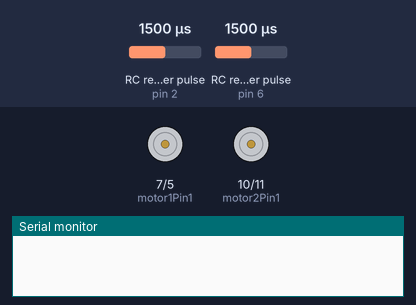
The sketch below on a simulated Arduino Uno, built with avr-gcc and run on an emulated ATmega328P. On the bench: motor-driver pin pairs drawn as motors (green arrow = first pin HIGH = forward, orange = second pin HIGH = backward, longer = more drive, scaled by the enable pin), the last lines printed to the serial monitor. Wiring (inferred from the names in the program): 2 × RC receiver channel: data pin 2 / data pin 6. The inputs (shaded band) are chosen by the test bench; at power-on: RC receiver pulse (sensors on pin 6, pin 2) 1500 µs.

Above: at 1.2 s.
1.3 s: RC receiver pulse (sensor on pin 6) set to 1750 µs
At 2.8 s:
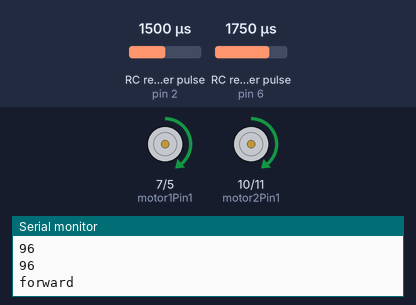
3.3 s: RC receiver pulse (sensor on pin 2) set to 1020 µs
At 4.1 s:
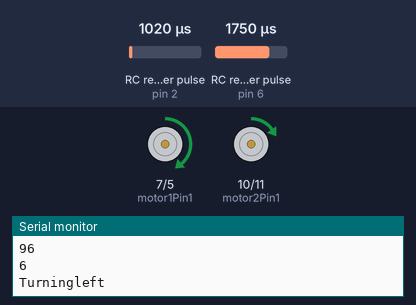
5.1 s: RC receiver pulse (sensor on pin 2) set to 1750 µs
At 6.6 s:
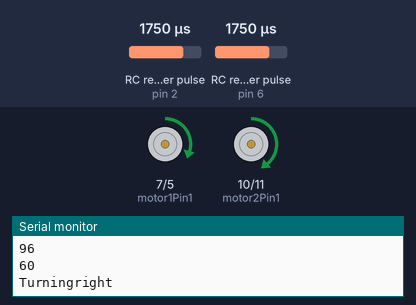
6.9 s: RC receiver pulse (sensor on pin 6) set to 1020 µs
At 8.1 s:
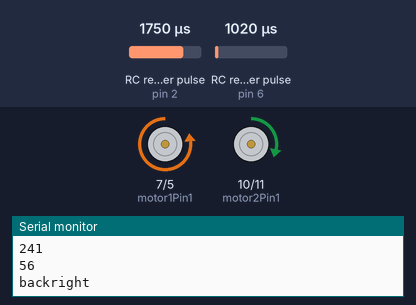
8.7 s: RC receiver pulse (sensor on pin 2) set to 1250 µs
At 9.4 s:
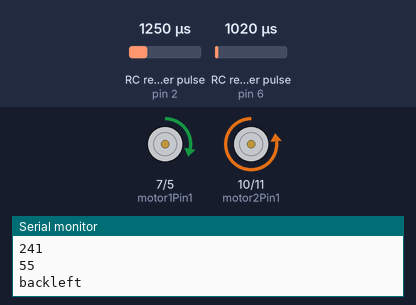
10.5 s: RC receiver pulse (sensor on pin 6) set to 1250 µs
At 12.0 s:
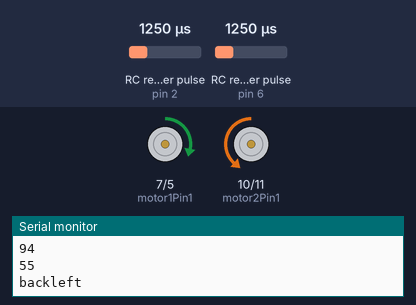
Timing chart, 0 to 13.3 s (numbered marks = the images above; inputs shaded):
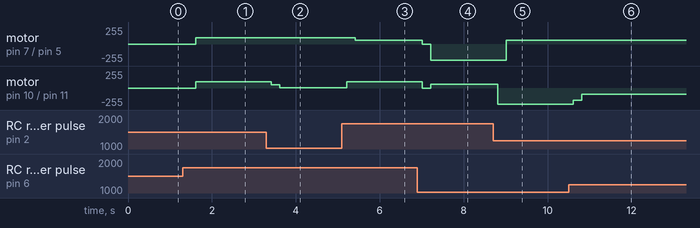

Measured:
- after the input at 1.3 s, motor on pin 7 (motor1Pin1) / pin 5 (motor1Pin2), motor on pin 10 (motor2Pin1) / pin 11 (motor2Pin2): stopped → forward 94/255 after 0.31 s, → forward 96/255 0.20 s later
- after the input at 3.3 s, motor on pin 10 (motor2Pin1) / pin 11 (motor2Pin2): forward 96/255 → forward 52/255 after 0.11 s, → forward 6/255 0.20 s later
- after the input at 5.1 s, motor on pin 7 (motor1Pin1) / pin 5 (motor1Pin2): forward 96/255 → forward 60/255 after 0.31 s; motor on pin 10 (motor2Pin1) / pin 11 (motor2Pin2): forward 6/255 → forward 96/255 after 0.11 s
- after the input at 6.9 s, motor on pin 7 (motor1Pin1) / pin 5 (motor1Pin2): forward 60/255 → stopped after 0.11 s, → backward 241/255 0.20 s later; motor on pin 10 (motor2Pin1) / pin 11 (motor2Pin2): forward 96/255 → stopped after 0.11 s, → forward 56/255 0.20 s later
- after the input at 8.7 s, motor on pin 7 (motor1Pin1) / pin 5 (motor1Pin2): backward 241/255 → forward 55/255 after 0.31 s; motor on pin 10 (motor2Pin1) / pin 11 (motor2Pin2): forward 56/255 → backward 241/255 after 0.11 s
- after the input at 10.5 s, motor on pin 10 (motor2Pin1) / pin 11 (motor2Pin2): backward 241/255 → backward 182/255 after 0.11 s, → backward 94/255 0.20 s later

The sketch:

sketch_jul8a.ino
```cpp
// Motor 1 pins
const int motor1Pin1 = 7;
const int motor1Pin2 = 5;
const int enable1Pin = 3;

// Motor 2 pins
const int motor2Pin1 = 10;
const int motor2Pin2 = 11;
const int enable2Pin = 9;

// RC receiver channels
const int channel1Pin = 6; // Adjust this pin according to your setup
const int channel2Pin = 2; // Adjust this pin according to your setup

// Desired speeds (0 to 255 for PWM control)
unsigned long channel1Val = 0;
unsigned long channel2Val = 0;

// Function declarations
void moveForward(unsigned long speedValue);
void moveBackward(unsigned long speedValue);
void turnRight(unsigned long speedValue, unsigned long speedValue1);
void turnLeft(unsigned long speedValue, unsigned long speedValue1);
void backright(unsigned long speedValue, unsigned long speedValue1);
void backleft(unsigned long speedValue, unsigned long speedValue1);
void handleCommands(int command, int command1);
void stopMotors();
void setMotorSpeeds(int speed1, int speed2, bool forward);

void setup() {
  Serial.begin(9600);

  // Motor 1 pins
  pinMode(motor1Pin1, OUTPUT);
  pinMode(motor1Pin2, OUTPUT);
  pinMode(enable1Pin, OUTPUT);

  // Motor 2 pins
  pinMode(motor2Pin1, OUTPUT);
  pinMode(motor2Pin2, OUTPUT);
  pinMode(enable2Pin, OUTPUT);

  // RC receiver channels
  pinMode(channel1Pin, INPUT);
  pinMode(channel2Pin, INPUT);
}

void loop() {
  channel1Val = 0;
  channel2Val = 0;

  // Read values 5 times to get an average
  for (int i = 0; i < 5; i++) {
    channel1Val += pulseIn(channel1Pin, HIGH);
    channel2Val += pulseIn(channel2Pin, HIGH);
    delay(10);  // Small delay to stabilize readings
  }

  // Calculate the average
  channel1Val /= 5;
  channel2Val /= 5;

  // Control motors based on channel values
  if ((channel1Val > 1600) && (channel2Val > 1400 && channel2Val < 1600)) {  // Move forward
    moveForward(channel1Val);
  } else if ((channel1Val < 1400 && channel1Val > 900) && (channel2Val > 1400 && channel2Val < 1600)) {  // Move backward
    moveBackward(channel1Val);
  } else if (channel2Val > 1600 && channel1Val > 1600) {  // Turn right
    turnRight(channel2Val, channel1Val);
  } else if (channel2Val < 1400 && channel1Val > 1600) {  // Turn left
    turnLeft(channel2Val, channel1Val);
  } else if ((channel1Val < 1400 && channel1Val > 900) && (channel2Val > 1600)) {
    backright(channel2Val, channel1Val);
  } else if ((channel1Val < 1400 && channel1Val > 900) && (channel2Val < 1400)) {
    backleft(channel2Val, channel1Val);
  } else if (Serial.available() > 0) {
    int command = Serial.parseInt();
    if (Serial.available() > 0) {
     int command1 = Serial.parseInt();
      handleCommands(command, command1);
    }
  }

   else {  // Stop
    stopMotors();
  }
}

void handleCommands(int command, int command1) {
  Serial.println(command);
  Serial.println(command1);

  if (command==100 && command1==100) {
    setMotorSpeeds1(100,100 ,false);


  }
  else if (command==0 && command1==0){
  stopMotors();


  }
  else if (command >0 && command1>0);
  {
    if (command1==50){
    setMotorSpeeds(command,command1 ,true);
    }
    else if (command==50){
      setMotorSpeeds(command,command1 ,true);

    }

  }


//   if ((command > 650 && command < 700) || (command == 0)) {
//     stopMotors();
//     Serial.println("s");
//   } else if (command < 650) {
//     if (command1 > 0) {
//       int motorSpeed1 = map(command1, 0, 640, 100, 220);
//       setMotorSpeeds(100, motorSpeed1, true);
//       Serial.println("back LEFT.");
//       Serial.println(motorSpeed1);
//     } else if (command1 < 0) {
//       int motorSpeed2 = map(command1, 0, -640, 100, 220);
//       setMotorSpeeds(motorSpeed2, 100, false);
//       Serial.println("back right.");
//       Serial.println(motorSpeed2);
//     } else {
//       setMotorSpeeds(100, 100, true);
//       Serial.println("f");
//     }
//   } else if (command > 700) {
//     int motorSpeed = map(command, 720, 670, 70, 0);
//     setMotorSpeeds(motorSpeed, motorSpeed, true);
//     Serial.println("Motors moving backward.");
//  }
 }

void stopMotors() {
  digitalWrite(motor1Pin1, LOW);
  digitalWrite(motor1Pin2, LOW);
  analogWrite(enable1Pin, 0);

  digitalWrite(motor2Pin1, LOW);
  digitalWrite(motor2Pin2, LOW);
  analogWrite(enable2Pin, 0);
}

void setMotorSpeeds(int speed1, int speed2, bool forward) {
  if ((forward) && (speed2==50)) {
  //    Serial.println(speed1);
  // Serial.println(speed2);
    digitalWrite(motor1Pin1, HIGH);
  digitalWrite(motor1Pin2, LOW);
  analogWrite(enable1Pin, speed2);

  // Motor 2 backward
  digitalWrite(motor2Pin1, LOW);
  digitalWrite(motor2Pin2, HIGH);
  analogWrite(enable2Pin, speed1);

 // Serial.println("backward");
  }
  else {
      digitalWrite(motor1Pin1, LOW);
  digitalWrite(motor1Pin2, HIGH);
  analogWrite(enable1Pin, speed2);

  // Motor 2 forward
  digitalWrite(motor2Pin1, HIGH);
  digitalWrite(motor2Pin2, LOW);
  analogWrite(enable2Pin, speed1);

  Serial.println("backright");

  }
}

void setMotorSpeeds1(int speed1, int speed2, bool forward){

  digitalWrite(motor1Pin1, LOW);
  digitalWrite(motor1Pin2, HIGH);
  analogWrite(enable1Pin,speed1);

  // Motor 2 backward
  digitalWrite(motor2Pin1, LOW);
  digitalWrite(motor2Pin2, HIGH);
  analogWrite(enable2Pin, speed2);


}


void moveForward(unsigned long speedValue) {
  int motorSpeed = map(speedValue, 1600, 2000, 0, 255);
  int mb=motorSpeed;
  Serial.println(motorSpeed);
  Serial.println(mb);

  // Motor 1 forward
  digitalWrite(motor1Pin1, HIGH);
  digitalWrite(motor1Pin2, LOW);
  analogWrite(enable1Pin, motorSpeed);

  // Motor 2 forward
  digitalWrite(motor2Pin1, HIGH);
  digitalWrite(motor2Pin2, LOW);
  analogWrite(enable2Pin, motorSpeed);

  Serial.println("forward");
}

void moveBackward(unsigned long speedValue) {
  int motorSpeed = map(speedValue, 1400, 1000, 0, 255);
  int mb=motorSpeed;
  Serial.println(motorSpeed);
  Serial.println(mb);

  // Motor 1 backward
  digitalWrite(motor1Pin1, LOW);
  digitalWrite(motor1Pin2, HIGH);
  analogWrite(enable1Pin, motorSpeed);

  // Motor 2 backward
  digitalWrite(motor2Pin1, LOW);
  digitalWrite(motor2Pin2, HIGH);
  analogWrite(enable2Pin, motorSpeed);

  Serial.println("backward");
}

void turnRight(unsigned long speedValue, unsigned long speedValue1) {
  int motorSpeed = map(speedValue1, 1600, 2000, 0, 255);
  int motorSpeed2 = map(speedValue, 1600, 2000, motorSpeed, 0);
  Serial.println(motorSpeed);
  Serial.println(motorSpeed2);

  // Motor 1 forward
  digitalWrite(motor1Pin1, HIGH);
  digitalWrite(motor1Pin2, LOW);
  analogWrite(enable1Pin, motorSpeed2);

  // Motor 2 forward
  digitalWrite(motor2Pin1, HIGH);
  digitalWrite(motor2Pin2, LOW);
  analogWrite(enable2Pin, motorSpeed);

  Serial.println("Turningright");
}

void turnLeft(unsigned long speedValue, unsigned long speedValue1) {
  int motorSpeed2 = map(speedValue1, 1600, 2000, 0, 255);
  int motorSpeed = map(speedValue, 1400, 1000, motorSpeed2, 0);

  Serial.println(motorSpeed2);
  Serial.println(motorSpeed);

  // Motor 1 forward
  digitalWrite(motor1Pin1, HIGH);
  digitalWrite(motor1Pin2, LOW);
  analogWrite(enable1Pin, motorSpeed2);

  // Motor 2 forward
  digitalWrite(motor2Pin1, HIGH);
  digitalWrite(motor2Pin2, LOW);
  analogWrite(enable2Pin, motorSpeed);

  Serial.println("Turningleft");
}

void backright(unsigned long speedValue, unsigned long speedValue1) {
  int motorSpeed2 = map(speedValue1, 1400, 1000, 0, 255);
  int motorSpeed = map(speedValue, 1600, 2000, 0, 150);

  Serial.println(motorSpeed2);
  Serial.println(motorSpeed);

  // Motor 1 backward
  digitalWrite(motor1Pin1, LOW);
  digitalWrite(motor1Pin2, HIGH);
  analogWrite(enable1Pin, motorSpeed2);

  // Motor 2 forward
  digitalWrite(motor2Pin1, HIGH);
  digitalWrite(motor2Pin2, LOW);
  analogWrite(enable2Pin, motorSpeed);

  Serial.println("backright");
}

void backleft(unsigned long speedValue, unsigned long speedValue1) {
  int motorSpeed2 = map(speedValue1, 1400, 1000, 0, 255);
  int motorSpeed = map(speedValue, 1400, 1000, 0, 150);

  Serial.println(motorSpeed2);
  Serial.println(motorSpeed);

  // Motor 1 forward
  digitalWrite(motor1Pin1, HIGH);
  digitalWrite(motor1Pin2, LOW);
  analogWrite(enable1Pin, motorSpeed);

  // Motor 2 backward
  digitalWrite(motor2Pin1, LOW);
  digitalWrite(motor2Pin2, HIGH);
  analogWrite(enable2Pin, motorSpeed2);

  Serial.println("backleft");
}
```
